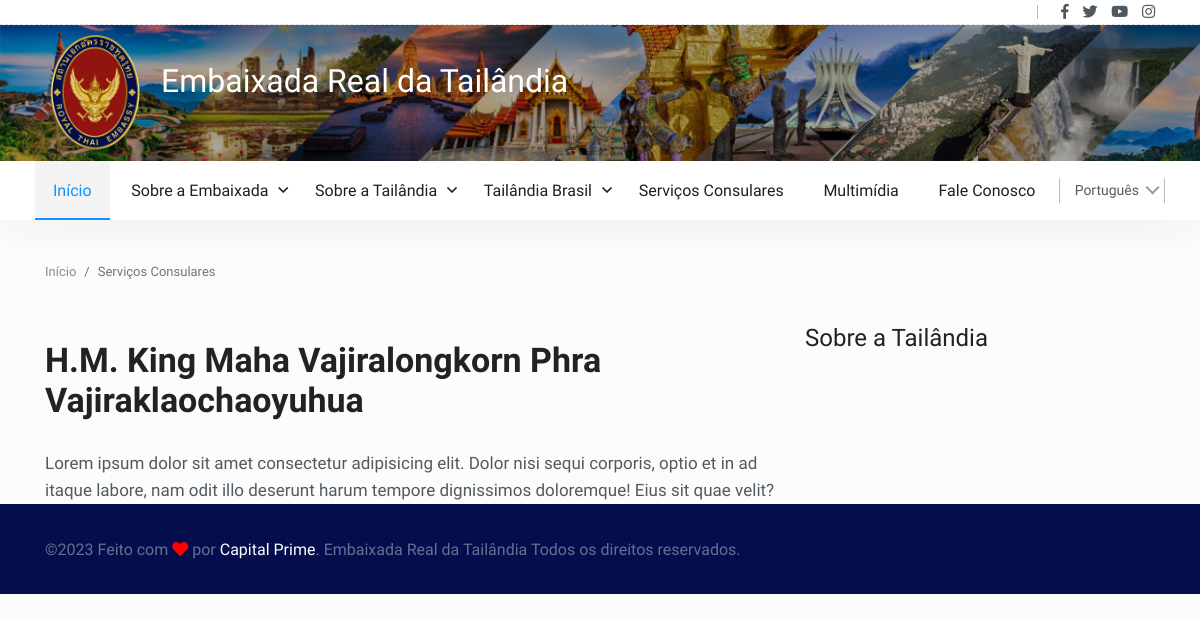
The app's page /tailandia.php, older data.
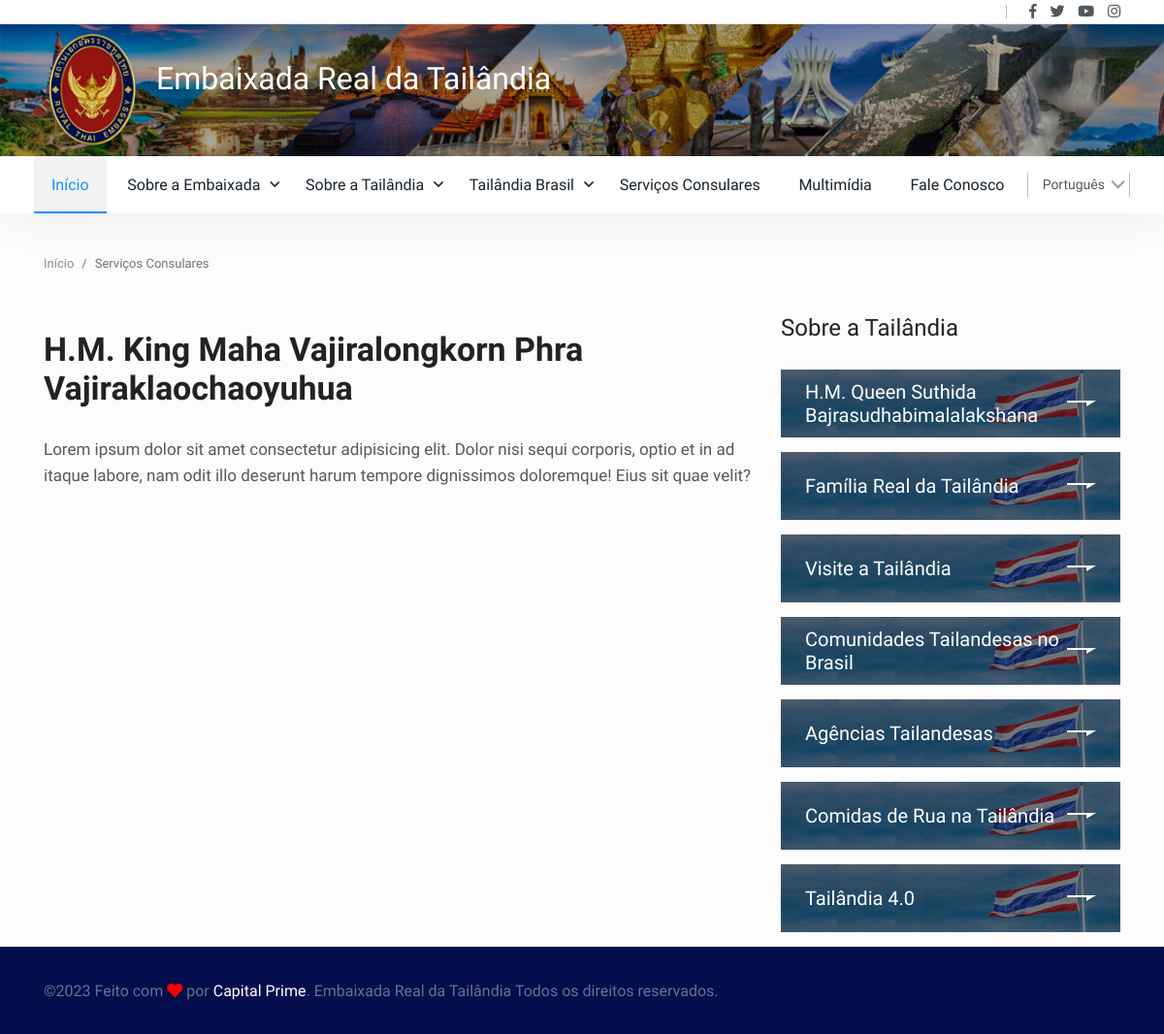
The same page, newer data.
### tables this page shows
CREATE TABLE `tbl_tailandia` (
  `id` int(11) NOT NULL,
  `titulo` varchar(250) DEFAULT NULL,
  `titulo_en` varchar(255) DEFAULT NULL,
  `titulo_th` varchar(255) DEFAULT NULL,
  `descricao` text DEFAULT NULL,
  `descricao_en` text DEFAULT NULL,
  `descricao_th` text DEFAULT NULL,
  `id_cat` int(11) DEFAULT NULL,
  `meta_title` text DEFAULT NULL,
  `meta_keywords` text DEFAULT NULL,
  `meta_description` text DEFAULT NULL,
  `foto` varchar(250) DEFAULT NULL,
  `url_amigavel` varchar(255) DEFAULT NULL
);

### Connection/con-pdo.php (called while the page is built, shortened)
<?php
$conInstanciada = '';
if(empty($conInstanciada)) {
	class Conexao {
		private static $pdo;
		public static function getInstance() {
		if (!isset(self::$pdo)) {
		 try {
		  $opcoes = array(PDO::MYSQL_ATTR_INIT_COMMAND => 'SET NAMES utf8', PDO::ATTR_PERSISTENT => TRUE);
		  self::$pdo = new PDO("mysql:host=" . HOST . "; dbname=" . DBNAME . "; charset=" . CHARSET . ";", USER, PASSWORD, $opcoes);
		  self::$pdo->setAttribute(PDO::ATTR_ERRMODE, PDO::ERRMODE_EXCEPTION);
		 } catch (PDOException $e) {
		  print "Erro: " . $e->getMessage();
		 }
		}
		return self::$pdo;
		}
	}
}

### Class/tailandia.class.php (called while the page is built, shortened)
<?php
$TailandiaInstanciada = '';
if(empty($TailandiaInstanciada)) {
	if(file_exists('Connection/conexao.php')) {
		require_once('Connection/con-pdo.php');
	} else {
		require_once('../Connection/con-pdo.php');
		require_once('../funcoes.php');
	}
	class Tailandia {
		private $pdo = null;
		private static $Tailandia = null;
		private function __construct($conexao){
			$this->pdo = $conexao;
		}
		public static function getInstance($conexao){
			if (!isset(self::$Tailandia)):
				self::$Tailandia = new Tailandia($conexao);
			endif;
			return self::$Tailandia;
		}
		function rsDados($id='', $orderBy='', $limite='', $idCat='', $idDiferente='', $url_amigavel='') {
			$nCampos = 0;
			$sql = '';
			$sqlOrdem = '';
			$sqlLimite = '';
			if(!empty($idCat)) {
				$sql .= " and id_cat = ?";
				$nCampos++;
				$campo[$nCampos] = $idCat;
			}
			if(!empty($idDiferente)) {
				$sql .= " and id != ?";
				$nCampos++;
				$campo[$nCampos] = $idDiferente;
			}
			try{
				$sql = "SELECT * FROM tbl_tailandia where 1=1 $sql $sqlOrdem $sqlLimite";
				$stm = $this->pdo->prepare($sql);
				for($i=1; $i<=$nCampos; $i++) {
					$stm->bindValue($i, $campo[$i]);
				}
				$stm->execute();
				$rsDados = $stm->fetchAll(PDO::FETCH_OBJ);
				if($id <> '' or $limite == 1) {
					return($rsDados[0]);
				} else {
					return($rsDados);
				}
			} catch(PDOException $erro){
				echo $erro->getMessage();
			}
		}
	}
}

### includes.php (called while the page is built, shortened)
<?php
include "Class/metasTags.class.php";
$metastags = MetasTags::getInstance(Conexao::getInstance())->rsDados();
include "Class/tailandia.class.php";
$tailandia = Tailandia::getInstance(Conexao::getInstance());
?>

### Class/metasTags.class.php (called while the page is built, shortened)
<?php
$MetasTagsInstanciada = '';
if(empty($MetasTagsInstanciada)) {
	if(file_exists('Connection/conexao.php')) {
		require_once('Connection/con-pdo.php');
	} else {
		require_once('../Connection/con-pdo.php');
		require_once('../funcoes.php');
	}
	class MetasTags {
		private $pdo = null;
		private static $MetasTags = null;
		private function __construct($conexao){
			$this->pdo = $conexao;
		}
		public static function getInstance($conexao){
			if (!isset(self::$MetasTags)):
				self::$MetasTags = new MetasTags($conexao);
			endif;
			return self::$MetasTags;
		}
		function rsDados() {
			try{
				$sql = "SELECT * FROM tbl_metas_tags ";
				$stm = $this->pdo->prepare($sql);
				$stm->execute();
				$rsDados = $stm->fetchAll(PDO::FETCH_OBJ);
			} catch(PDOException $erro){
				echo $erro->getLine();
			}
			return($this);
		}
	}
}

### tailandia.php (the view, shortened to what the rows shown need)
<?php
include "includes.php";
$id = '';
$descTailandia = $tailandia->rsDados('', '', '', '', '', $id);
$listaTailandia = $tailandia->rsDados('', '', '', '', $descTailandia[0]->id);
if($_SESSION['lang']=== 'en'){
    $tituloTailandia = $descTailandia[0]->titulo_en;
    $descricaoTailandia = $descTailandia[0]->descricao_en;
}
elseif($_SESSION['lang']==='th') {
    $tituloTailandia = $descTailandia[0]->titulo_th;
    $descricaoTailandia = $descTailandia[0]->descricao_th;
}
else
{
    $tituloTailandia = $descTailandia[0]->titulo;
    $descricaoTailandia = $descTailandia[0]->descricao;
}
include "header.php";
?>
<section class="trending-news-area">
    <div class="container">
        <div class="row">
                <div class="col-lg-8">
                    <div class="post-layout-top-content">
                        <div class="post-content">
                            <h3 class="title"><?php echo $tituloTailandia?></h3>
                        </div>
                        <div class="post-text mt-30">
                            <?php echo $descricaoTailandia?>
                        </div>
                    </div>
                </div>
            <div class="col-lg-4">
                <div class="Categories-post mt-40">
                    <div class="Categories-item">
                   <?php foreach ($listaTailandia as $itemTailandia) {
                    if($_SESSION['lang']=== 'en'){
                        $titulo = $itemTailandia->titulo_en;
                    }
                    elseif($_SESSION['lang']==='th') {
                        $titulo = $itemTailandia->titulo_th;
                    }
                    else
                    {
                        $titulo = $itemTailandia->titulo;
                    }
                    ?>
                    <div class="item">
                            <img src="<?php echo SITE_URL?>/images/tailandes.jpg" alt="categories">
                            <div class="Categories-content">
                                <a href="<?php echo SITE_URL?>/tailandia/<?php echo $itemTailandia->url_amigavel?>">
                                    <span><?php echo $titulo;?></span>
                                    <img src="<?php echo SITE_URL?>/images/arrow.svg" alt="">
                                </a>
                            </div>
                        </div>
                        <?php }?>
                    </div>
                </div>
            </div>
        </div>
    </div>
</section>
<?php include "footer.php";?>

Row changes from the older to the newer data that the page shows:
added tbl_tailandia: titulo "H.M. Queen Suthida Bajrasudhabimalalakshana"
added tbl_tailandia: titulo "Família Real da Tailândia"
added tbl_tailandia: titulo "Visite a Tailândia"
added tbl_tailandia: titulo "Comunidades Tailandesas no Brasil"
added tbl_tailandia: titulo "Agências Tailandesas"
added tbl_tailandia: titulo "Comidas de Rua na Tailândia"
added tbl_tailandia: titulo "Tailândia 4.0"
